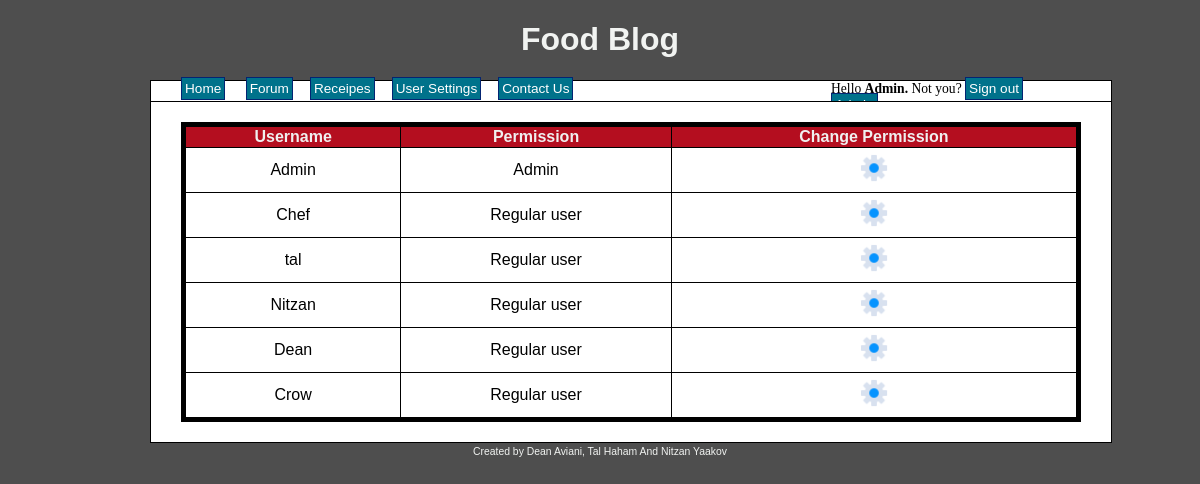
/?page=admin.php (signed in), run on the app's committed database.
### tables this page shows
CREATE TABLE `users` (
  `username` varchar(30) NOT NULL,
  `password` varchar(30) NOT NULL,
  `email` varchar(255) NOT NULL,
  `isadmin` tinyint(1) NOT NULL
);

### index.php (called while the page is built)
<?php
include 'header.php';
	if(empty($_GET['page']))
	    $page='home.php';
	else
		$page = $_GET['page'];
	require($page);
include 'footer.php';
?>

### admin.php (the view, shortened to what this page needs)
<!DOCTYPE html>
<html>
	<head>
	<head>
	<body>
		<table BORDER=5 BORDERCOLOR=black>
			<tr>
				<th> Username </th>
				<th> Permission </th>
				<th> Change Permission </th>
			</tr>
			<?php
				include 'connection.php';
				$username=$_SESSION["username"];
				$query = mysqli_query($conn, "SELECT * FROM users WHERE username='$username';");
				$data = mysqli_fetch_assoc($query);
				if($data["isadmin"] == false)
					header("Location: ?page=home.php");
				else{
						$query = mysqli_query($conn, "SELECT * FROM users;");
							while($data = mysqli_fetch_assoc($query)) {
								echo "<tr><td>".$data["username"]."</td>";
								if($data["isadmin"] == true)
									echo "<td>Admin</td>";
								else
									echo "<td>Regular user</td>";
								echo "<td><a href='?page=change_permission.php&username=".$data["username"]."&isadmin=".$data["isadmin"]."'><img src='img/permission.png' height='30' width='30'></a></td>";
								echo "</tr>";
							}
							echo "</table>";
				}
			?>
	</body>
</html>

### header.php (shortened to what this page needs)
<!DOCTYPE html>
<html xmlns="http://www.w3.org/1999/xhtml" xml:lang="nl" lang="nl">
<head>
    <link rel="stylesheet" href="style.css" type="text/css">
</head>
<body>
<h1>Food Blog</h1>
    <div id="wrapper">
    <div id="menu">
        <a class="item" href="?page=home.php">Home</a> &emsp;
		 <?php
			if(isset($_SESSION["username"])){
					include 'connection.php';
					$username=$_SESSION["username"];
					$query = mysqli_query($conn, "SELECT * FROM users WHERE username='$username';");
					$data = mysqli_fetch_assoc($query);
					if(isset($_SESSION["username"])){
						echo '<a class="item" href="?page=forum.php">Forum</a> &emsp;';
						echo '<a class="item" href="?page=recipes.php&directory=receipes">Receipes</a> &emsp;';
						echo '<a class="item" href="?page=user_settings.php">User Settings</a> &emsp;';
						echo '<a class="item" href="?page=contact.php">Contact Us</a> &emsp;';
					}
				}
		 ?>
		<div id="userbar">
		    <?php
				if(isset($_SESSION["username"])){
					echo 'Hello <b>' . $_SESSION["username"] . '.</b> Not you? <a class="item" href="?page=signout.php">Sign out</a>&emsp;';
					if($data["isadmin"] == true){
						echo '<a class="item" href="?page=admin.php">Admin</a> &emsp;';
					}
				}
				else
					echo '<a class="item" href="?page=login.php">login</a> &emsp; <a class="item" href="?page=register.php">create an account</a>';
			?>
		</div>
    </div>
    <div id="content">

### footer.php
	</div>
</div>
<div id="footer">Created by Dean Aviani, Tal Haham And Nitzan Yaakov</div>
</body>
</html>

### style.css (style rules this page uses)
body { background-color: #4E4E4E; text-align: center; }
#wrapper { width: 900px; margin: 0 auto; }
#content { background-color: #fff; border: 1px solid #000; float: left; font-family: Arial; padding: 20px 30px; text-align: left; width: 100%; }
#menu { float: left; border: 1px solid #000; border-bottom: none; clear: both; width:100%; height:20px; padding: 0 30px; background-color: #FFF; text-align: left; font-size: 85%; }
#userbar { background-color: #fff; float: right; width: 250px; }
#footer { clear: both; }
table { border-collapse: collapse; width: 100%; }
table a { color: #000; }
th { background-color: #B40E1F; color: #F0F0F0; text-align:center; }
td { padding: 5px; text-align:center; }
h1, #footer { font-family: Arial; color: #F1F3F1; }
.item { background-color: #00728B; border: 1px solid #032472; color: #FFF; font-family: Arial; padding: 3px; text-decoration: none; }
#footer { font-size: 65%; padding: 3px 0 0 0; }

### data on the page
users: username "Admin", isadmin "Admin"
users: username "Chef", isadmin "Regular user"
users: username "tal", isadmin "Regular user"
users: username "Nitzan", isadmin "Regular user"
users: username "Dean", isadmin "Regular user"
users: username "Crow", isadmin "Regular user"

### other printed values
$_SESSION["username"] "Admin"
